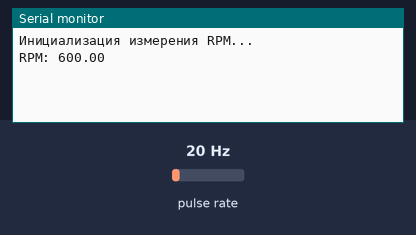
This sketch was run on a simulated Arduino Uno, built with avr-gcc and run on an emulated ATmega328P. On the bench: the last lines printed to the serial monitor. Wiring (inferred from the names in the program): pulse sensor: data pin 2. Inputs (shaded band) come from the test bench; at power-on: pulse rate 20 Hz.

Above: at 1.2 s.
1.3 s: pulse rate (sensor on pin 2) set to 4 Hz
At 2.4 s:
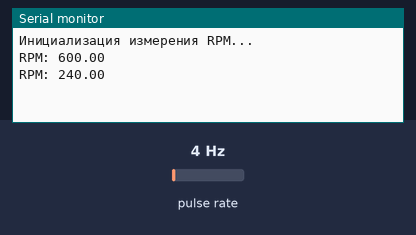
2.8 s: pulse rate (sensor on pin 2) set to 50 Hz
At 3.8 s:
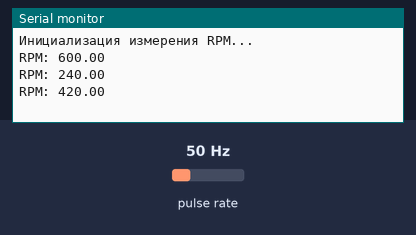
Timing chart, 0 to 5.8 s (numbered marks = the images above; inputs shaded):
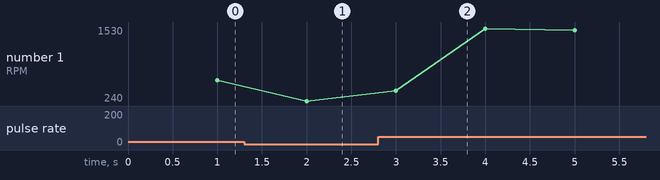

Measured:
- after the input at 1.3 s, the serial monitor: prints a new line after 0.70 s (image 1)
- after the input at 2.8 s, the serial monitor: prints a new line after 0.20 s (image 2)
- plotted number 1: 600 → 240 after the input at 1.3 s, 240 → 1470 after the input at 2.8 s

The sketch:

cyclone_filter.ino
```cpp
// Определяем пин, к которому подключен провод тахометра.
// Для Arduino Uno/Nano/Mega пин 2 соответствует прерыванию 0 (INT0).
const int tachometerPin = 2;
// Переменная для хранения количества импульсов, подсчитанных с момента
volatile unsigned long pulseCount = 0;
// Константа, определяющая количество импульсов за один оборот.
const float pulsesPerRevolution = 2.0;
// Переменная для хранения вычисленной скорости вращения в об/мин.
float rpm = 0.0;
// Время последнего измерения (для расчета частоты).
unsigned long lastMeasureTime = 0;
// Интервал, через который будут производиться расчеты (в миллисекундах).
const unsigned long measureInterval = 1000;
/**
* Функция-обработчик прерывания.
* Вызывается каждый раз, когда тахометр генерирует импульс (нарастающий фронт).
*/
void countPulse() {
   // Увеличиваем счетчик импульсов.
 pulseCount++;
}
void setup() {
 // Инициализация последовательного порта для вывода данных.
 Serial.begin(9600);
 Serial.println("Инициализация измерения RPM...");
 // Настройка пина тахометра как входа.
 pinMode(tachometerPin, INPUT);

 // Активация подтягивающего резистора (pull-up) на входном пине.
 digitalWrite(tachometerPin, HIGH);
 // Подключение обработчика прерывания:
 attachInterrupt(digitalPinToInterrupt(tachometerPin), countPulse, RISING);
 lastMeasureTime = millis();
}
void loop() {
 // Проверяем, прошло ли достаточно времени для нового измерения.
 if (millis() - lastMeasureTime >= measureInterval) {

 // Временно сохраняем счетчик импульсов в безопасной переменной
 noInterrupts();
 unsigned long currentPulseCount = pulseCount;
 pulseCount = 0; // Сбрасываем счетчик для следующего интервала.
 interrupts();
 // Расчет RPM:
 // (Количество_импульсов / Импульсы_за_оборот) * (60_секунд /
 // Так как measureInterval в мс (1000), Время_измерения_в_секундах = measureInterval
 // Формула упрощается:
 // rpm = (currentPulseCount / pulsesPerRevolution) * 60;

 // Более точный расчет с учетом фактического прошедшего времени:
 unsigned long timeElapsed = millis() - lastMeasureTime;

 // Расчет RPM:
 // (currentPulseCount / pulsesPerRevolution) - это количество оборотов.
 // Делим на время в минутах: (timeElapsed / 1000.0 / 60.0)
 rpm = (currentPulseCount / pulsesPerRevolution) * (60000.0 / timeElapsed);

 // Выводим результат.
 Serial.print("RPM: ");
 Serial.println(rpm);

 // Обновляем время последнего измерения.
 lastMeasureTime = millis();
 }
}
```
